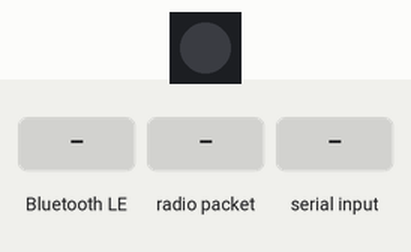
This sketch was run on a simulated ESP32-S3. Parts: 1 RGB LEDs in strip order, left to right. The inputs (shaded band) are chosen by the test bench. Dim RGB values are drawn brighter than linear; EEPROM starts erased; nothing arrives over Bluetooth unless stated; a phone connects over Bluetooth LE 3 s after start; what the sketch prints to the serial monitor is not drawn.

Above: at 1.4 s.
1.5 s: Bluetooth LE write "red" received
At 2.5 s:
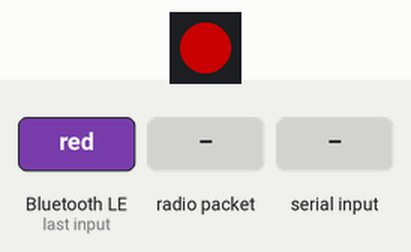
3.0 s: radio packet "red" arrives
At 4.2 s:
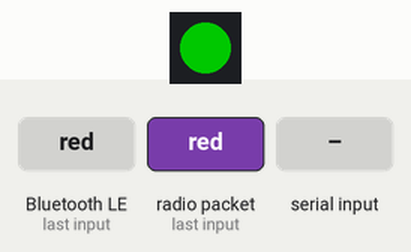
4.5 s: "blue\n" received over Serial
At 5.6 s:
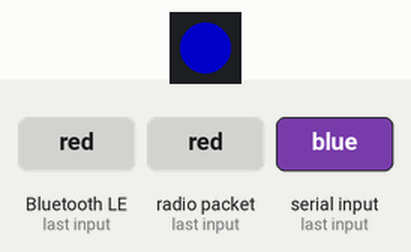
6.0 s: Bluetooth LE write "white" received
At 7.2 s:
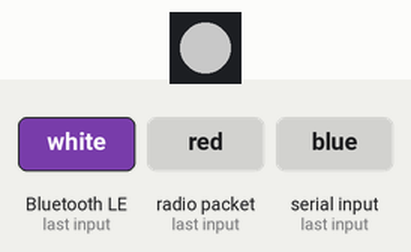
7.5 s: Bluetooth LE write "green" received
At 8.3 s:
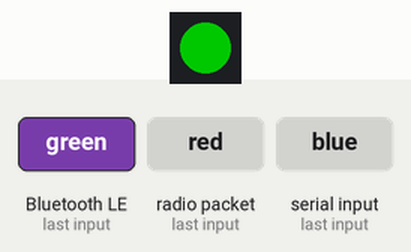
9.0 s: Bluetooth LE write "blue" received
At 9.4 s:
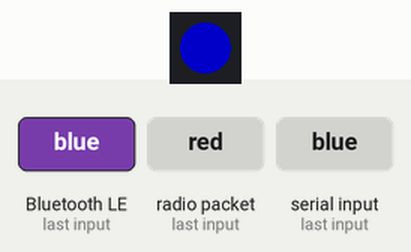
Timing chart, 0 to 11.5 s (numbered marks = the images above; inputs shaded):
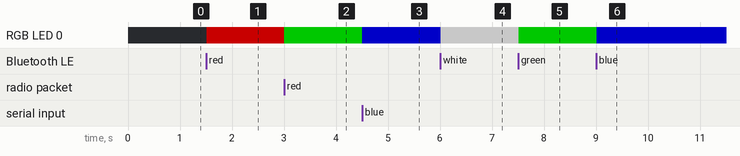

Measured:
- after the input at 1.5 s, RGB LED 0: off → RGB(100, 0, 0) at once
- after the input at 3.0 s, RGB LED 0: RGB(100, 0, 0) → RGB(0, 100, 0) at once
- after the input at 4.5 s, RGB LED 0: RGB(0, 100, 0) → RGB(0, 0, 100) at once
- after the input at 6.0 s, RGB LED 0: RGB(0, 0, 100) → RGB(100, 100, 100) at once
- after the input at 7.5 s, RGB LED 0: RGB(100, 100, 100) → RGB(0, 100, 0) at once
- after the input at 9.0 s, RGB LED 0: RGB(0, 100, 0) → RGB(0, 0, 100) at once

The sketch:

ESP32_ESP-NOW.ino
```cpp
#include <Adafruit_NeoPixel.h>
#include <Preferences.h>
#include <BLEDevice.h>
#include <BLEServer.h>
#include <BLEUtils.h>
#include <BLE2902.h>
#include <WiFi.h>
#include <esp_now.h>
#include <esp_wifi.h>

#define RGB_PIN 48
#define NUM_PIXELS 1

#define SERVICE_UUID        "4fafc201-1fb5-459e-8fcc-c5c9c331914b"
#define CHARACTERISTIC_UUID "beb5483e-36e1-4688-b7f5-ea07361b26a8"

Adafruit_NeoPixel pixel(NUM_PIXELS, RGB_PIN, NEO_GRB + NEO_KHZ800);
Preferences preferences;

BLEServer* pServer = nullptr;
BLECharacteristic* pCharacteristic = nullptr;
bool deviceConnected = false;
String lastColor = "off";

uint8_t seninMacAdresi[] = {0xB4, 0x3A, 0x45, 0xA5, 0x59, 0x28};

void ApplyCommand(String command, bool isBluetooth, bool localTrigger);
void ApplyColor(String cmd);

void sanaGonder(const String &message) {
    esp_now_send(seninMacAdresi, (const uint8_t *)message.c_str(), message.length());
    delay(10);
    esp_now_send(seninMacAdresi, (const uint8_t *)message.c_str(), message.length());
}

void receiveCallback(const esp_now_recv_info_t *recvInfo, const uint8_t *data, int dataLen) {
    char buffer[ESP_NOW_MAX_DATA_LEN + 1];
    int msgLen = min(ESP_NOW_MAX_DATA_LEN, dataLen);
    strncpy(buffer, (const char *)data, msgLen);
    buffer[msgLen] = 0;

    String incomingCommand = String(buffer);
    incomingCommand.trim();
    incomingCommand.toLowerCase();

    if (incomingCommand == "red") ApplyColor("green");
    else if (incomingCommand == "green") ApplyColor("red");
    else if (incomingCommand == "blue") ApplyColor("white");
    else if (incomingCommand == "white") ApplyColor("blue");
    else if (incomingCommand == "off") ApplyColor("off");
}

class MyCallbacks: public BLECharacteristicCallbacks {
    void onWrite(BLECharacteristic *pCharacteristic) {
        String command = pCharacteristic->getValue();
        command.trim();
        command.toLowerCase();

        if (command.length() > 0) {
            ApplyCommand(command, true, true);
        }
    }
};

class MyServerCallbacks: public BLEServerCallbacks {
    void onConnect(BLEServer* pServer) { deviceConnected = true; }
    void onDisconnect(BLEServer* pServer) { deviceConnected = false; pServer->startAdvertising(); }
};

void setup() {
    Serial.begin(115200);

    pixel.begin();
    pixel.setBrightness(100);
    preferences.begin("led_memory", false);
    lastColor = preferences.getString("color", "off");
    ApplyColor(lastColor);

    BLEDevice::init("ESP32S3_Staj");
    pServer = BLEDevice::createServer();
    pServer->setCallbacks(new MyServerCallbacks());
    BLEService *pService = pServer->createService(SERVICE_UUID);
    pCharacteristic = pService->createCharacteristic(
                        CHARACTERISTIC_UUID,
                        BLECharacteristic::PROPERTY_READ |
                        BLECharacteristic::PROPERTY_WRITE |
                        BLECharacteristic::PROPERTY_WRITE_NR |
                        BLECharacteristic::PROPERTY_NOTIFY
                      );
    pCharacteristic->setCallbacks(new MyCallbacks());
    pCharacteristic->addDescriptor(new BLE2902());
    pService->start();
    BLEAdvertising *pAdvertising = BLEDevice::getAdvertising();
    pAdvertising->addServiceUUID(SERVICE_UUID);
    pAdvertising->setScanResponse(true);
    BLEDevice::startAdvertising();

    delay(200);

    WiFi.mode(WIFI_STA);

    esp_wifi_set_promiscuous(true);
    esp_wifi_set_channel(1, WIFI_SECOND_CHAN_NONE);
    esp_wifi_set_promiscuous(false);

    WiFi.disconnect();

    if (esp_now_init() == ESP_OK) {
        Serial.println("ESP-NOW Basariyla Baslatildi");
        esp_now_register_recv_cb(receiveCallback);

        esp_now_peer_info_t peerInfo = {};
        memcpy(peerInfo.peer_addr, seninMacAdresi, 6);
        peerInfo.channel = 1;
        peerInfo.encrypt = false;
        esp_now_add_peer(&peerInfo);
    }
}

void loop() {
    if (Serial.available() > 0) {
        String command = Serial.readStringUntil('\n');
        ApplyCommand(command, false, true);
    }
}

void ApplyCommand(String command, bool isBluetooth, bool localTrigger){
    command.trim(); command.toLowerCase();
    if (command == "red" || command == "green" || command == "blue" || command == "white" || command == "off") {
        preferences.putString("color", command);
        ApplyColor(command);

        if (localTrigger) {
            sanaGonder(command);
        } //kim -> esp32 kismi cikarildi su anlik
    }
}

void ApplyColor(String cmd) {
    if (cmd == "red") pixel.setPixelColor(0, pixel.Color(255, 0, 0));
    else if (cmd == "green") pixel.setPixelColor(0, pixel.Color(0, 255, 0));
    else if (cmd == "blue") pixel.setPixelColor(0, pixel.Color(0, 0, 255));
    else if (cmd == "white") pixel.setPixelColor(0, pixel.Color(255, 255, 255));
    else if (cmd == "off") pixel.setPixelColor(0, pixel.Color(0, 0, 0));
    pixel.show();
}
```
